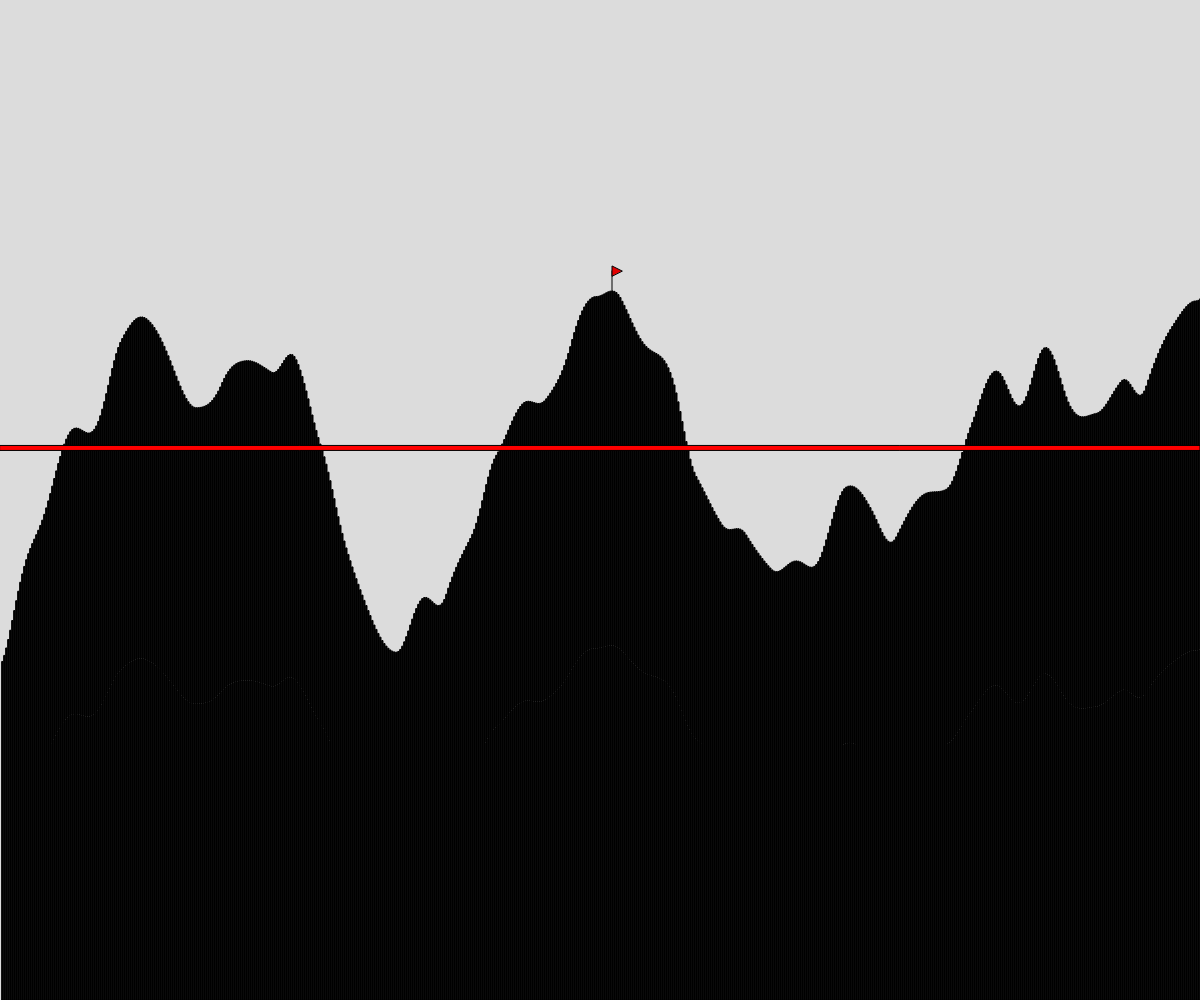
Frame 1 (no input)
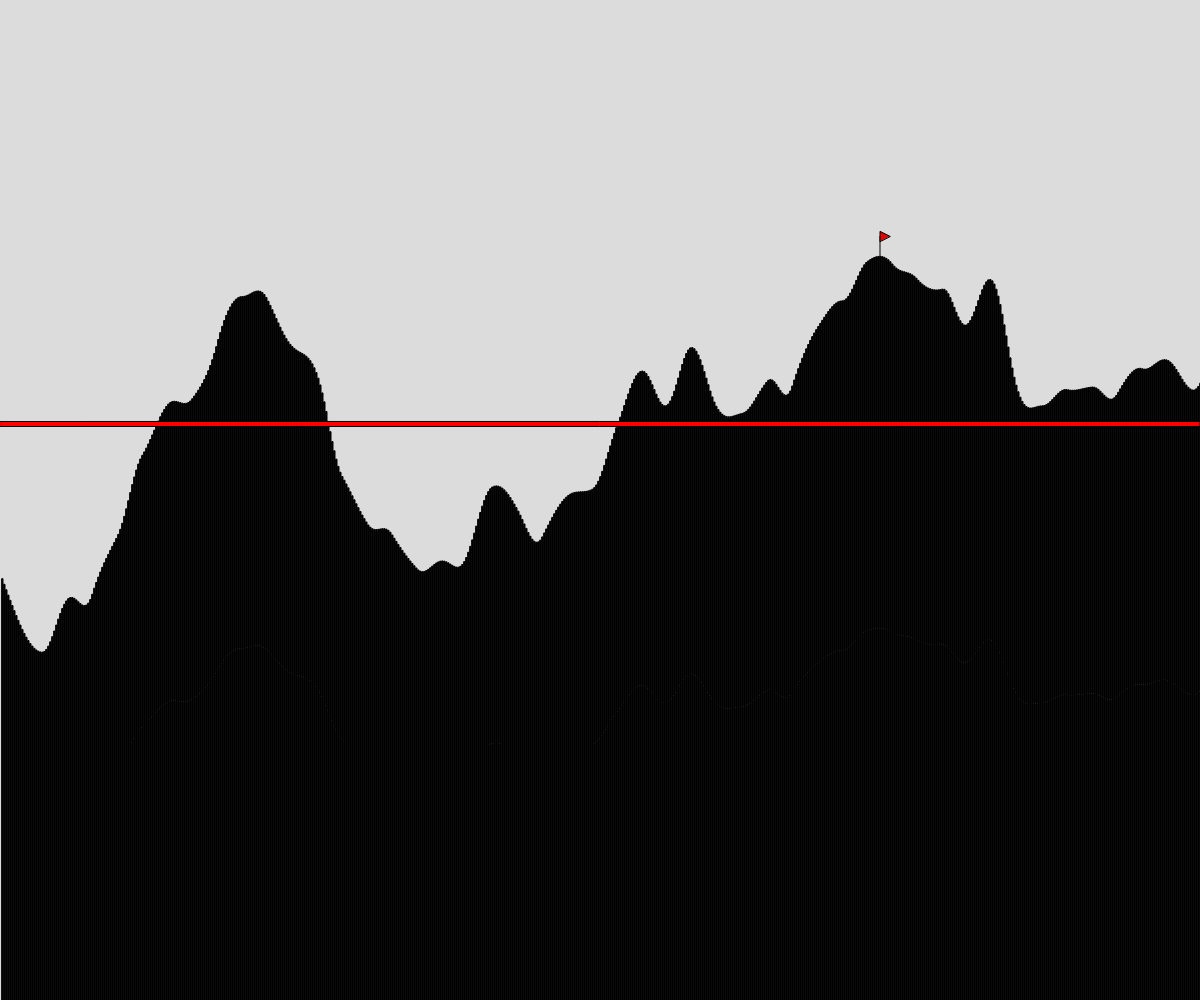
Frame 60 (no input)
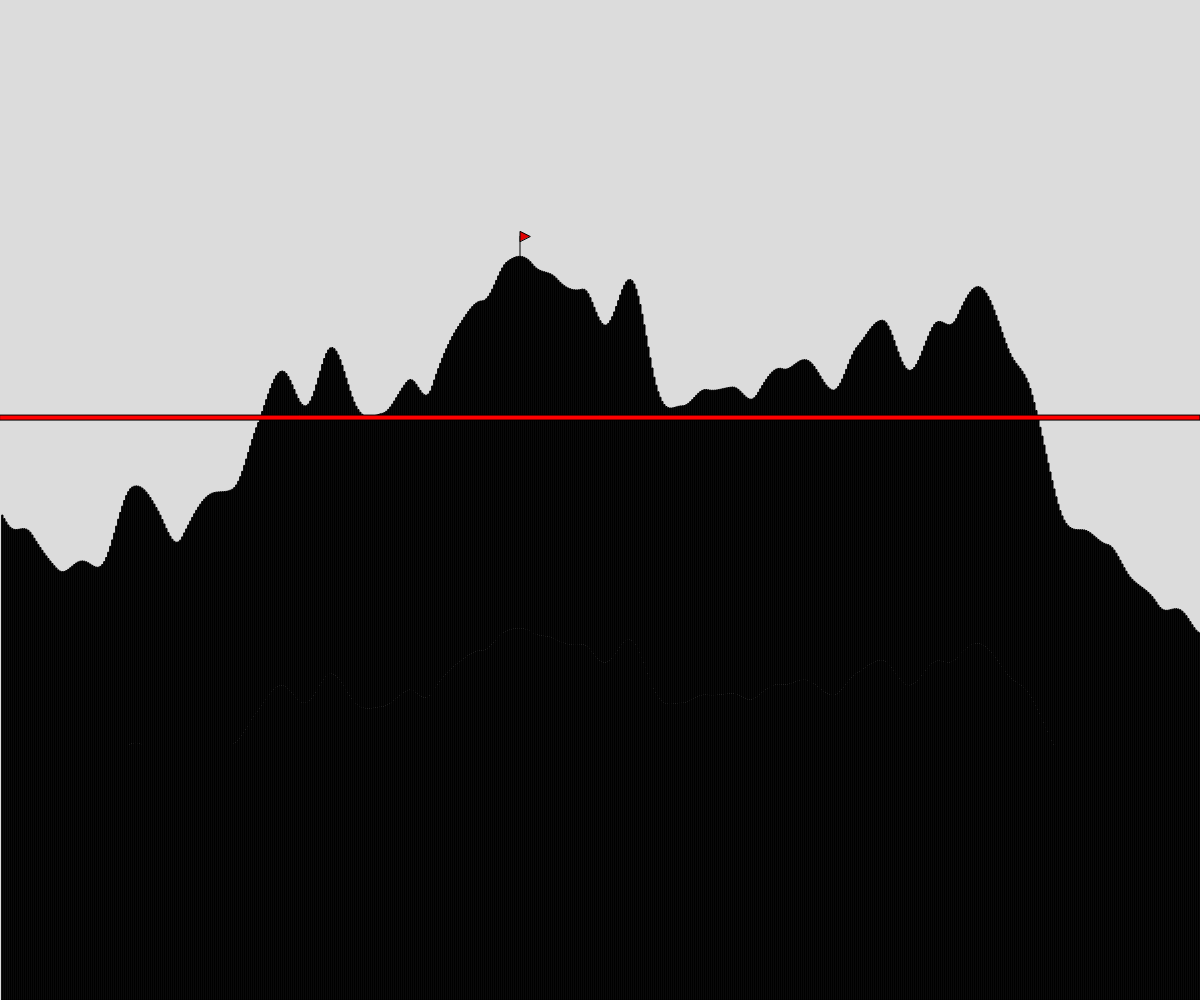
Frame 120 (the mouse pressed at the canvas centre since frame 60)

The p5.js sketch that drew these frames (run headless with seeded random() and noise() and a simulated clock; from frame 60 on, the mouse is pressed at the canvas centre):

// p5.js sketch
// ── sketch.js
// Project Title
// Gary Wang
// March, 4th, 2025

//Terrain Generation Project
let rectWidth = 1;// set the width of the noise----1



function setup() {
  createCanvas(windowWidth, windowHeight);
}

function draw() {
  
  background(220);
  //use Arrow key to interact with the terrain
  if (keyIsDown(LEFT_ARROW)) {//left arrow decrease...
    rectWidth -=0.25;
    if(rectWidth < 1){
      rectWidth = 1;
    }
  }
  if (keyIsDown(RIGHT_ARROW)) {//right arrow increase...
    rectWidth += 0.25;
    if(rectWidth > 40){
      rectWidth = 40;
    }
  }

  generateTerrain();

 
}

function generateTerrain(){
  let peak = frameCount*0.03;//set the speed of the noise
  let peakY = height;
  let peakX;
  let allHeight = 0;
  let allRect = 0;
  for (let x = 1; x < width; x++) {
    x += rectWidth;//add the width of the noise
    let y = noise(peak) * height; //noise(peak-1 height increase through noise value decrease
   
    peak += 0.01;
    fill(0);
    rect(x, y, rectWidth, height - y);//use this to draw the terrain one by one
    allHeight += y; //find all height of the terrain
    allRect +=1;
    if(y < peakY){//find the peak...
      peakY = y;
      peakX = x;
    }
   
  }
  drawflag(peakX,peakY);//use peakX and peakY to put the flag on the top of the highest peak
  averageHeight(allHeight/allRect);//the resault will be the average height
}


function drawflag(x,y){
  //renders a flag object at a given x.y coordinate
  fill(255);
  line(x,y,x,y-20);
  fill(225,0,0);
  triangle(x,y-15,x,y-25,x+10,y-20);

 
}


function averageHeight(yValue){

  fill(255,0,0);
  rect(0,yValue,width, 5);//starts at 0, yValue(the average height)
                          //screen's width, and height   5
}
